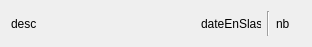
<?xml version="1.0" encoding="UTF-8"?>
<ui version="4.0">
 <class>InteractionWidget</class>
 <widget class="QWidget" name="InteractionWidget">
  <property name="geometry">
   <rect>
    <x>0</x>
    <y>0</y>
    <width>312</width>
    <height>43</height>
   </rect>
  </property>
  <property name="windowTitle">
   <string>Form</string>
  </property>
  <layout class="QHBoxLayout" name="horizontalLayout_2">
   <item>
    <widget class="QLabel" name="l_desc">
     <property name="text">
      <string>desc</string>
     </property>
    </widget>
   </item>
   <item>
    <widget class="QLabel" name="l_date">
     <property name="maximumSize">
      <size>
       <width>60</width>
       <height>16777215</height>
      </size>
     </property>
     <property name="text">
      <string>dateEnSlash</string>
     </property>
    </widget>
   </item>
   <item>
    <widget class="Line" name="line">
     <property name="orientation">
      <enum>Qt::Vertical</enum>
     </property>
    </widget>
   </item>
   <item>
    <widget class="QLabel" name="l_nbTaches">
     <property name="minimumSize">
      <size>
       <width>25</width>
       <height>25</height>
      </size>
     </property>
     <property name="maximumSize">
      <size>
       <width>20</width>
       <height>16777215</height>
      </size>
     </property>
     <property name="text">
      <string>nb</string>
     </property>
    </widget>
   </item>
  </layout>
 </widget>
 <resources/>
 <connections/>
</ui>
